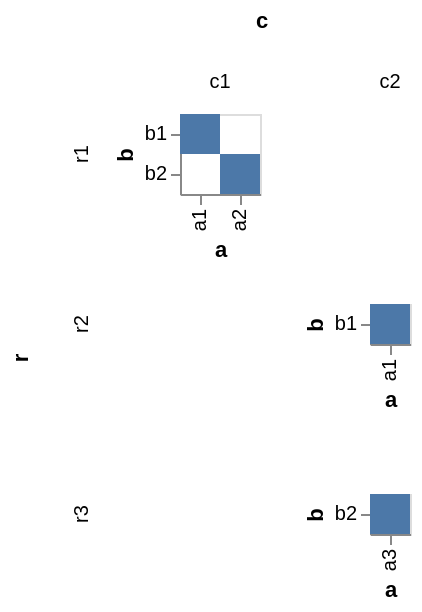

The Vega-Lite source for this figure:
### Vega specification from a JSON file in a GitHub repository (floating-point values rounded to 4 significant figures)
{"$schema": "https://vega.github.io/schema/vega/v5.json", "autosize": "pad", "padding": 5, "data": [{"name": "source_0", "values": [{"r": "r1", "c": "c1", "a": "a1", "b": "b1"}, {"r": "r1", "c": "c1", "a": "a2", "b": "b2"}, {"r": "r2", "c": "c2", "a": "a1", "b": "b1"}, {"r": "r3", "c": "c2", "a": "a3", "b": "b2"}]}, {"name": "cross_column_domain_row_domain", "source": "source_0", "transform": [{"type": "aggregate", "groupby": ["r", "c"], "fields": ["a", "b"], "ops": ["distinct", "distinct"]}]}, {"name": "column_domain", "source": "cross_column_domain_row_domain", "transform": [{"type": "aggregate", "groupby": ["c"], "fields": ["distinct_a"], "ops": ["max"], "as": ["distinct_a"]}]}, {"name": "row_domain", "source": "cross_column_domain_row_domain", "transform": [{"type": "aggregate", "groupby": ["r"], "fields": ["distinct_b"], "ops": ["max"], "as": ["distinct_b"]}]}], "signals": [{"name": "child_x_step", "value": 20}, {"name": "child_y_step", "value": 20}], "layout": {"padding": 20, "offset": {"rowTitle": 10, "columnTitle": 10}, "columns": {"signal": "length(data('column_domain'))"}, "bounds": "full", "align": "all"}, "marks": [{"name": "row-title", "type": "group", "role": "row-title", "title": {"text": "r", "orient": "left", "style": "guide-title", "offset": 10}}, {"name": "column-title", "type": "group", "role": "column-title", "title": {"text": "c", "style": "guide-title", "offset": 10}}, {"name": "row_header", "type": "group", "role": "row-header", "from": {"data": "row_domain"}, "sort": {"field": "datum[\"r\"]", "order": "ascending"}, "title": {"text": {"signal": "''+parent[\"r\"]"}, "orient": "left", "style": "guide-label", "frame": "group", "offset": 10}, "encode": {"update": {"height": {"signal": "bandspace(datum[\"distinct_b\"], 0, 0) * child_y_step"}}}}, {"name": "column_header", "type": "group", "role": "column-header", "from": {"data": "column_domain"}, "sort": {"field": "datum[\"c\"]", "order": "ascending"}, "title": {"text": {"signal": "''+parent[\"c\"]"}, "style": "guide-label", "frame": "group", "offset": 10}, "encode": {"update": {"width": {"signal": "bandspace(datum[\"distinct_a\"], 0, 0) * child_x_step"}}}}, {"name": "cell", "type": "group", "style": "cell", "from": {"facet": {"name": "facet", "data": "source_0", "groupby": ["r", "c"], "aggregate": {"cross": true, "fields": ["a", "b"], "ops": ["distinct", "distinct"], "as": ["distinct_a", "distinct_b"]}}}, "sort": {"field": ["datum[\"r\"]", "datum[\"c\"]"], "order": ["ascending", "ascending"]}, "encode": {"update": {"width": {"signal": "bandspace(datum[\"distinct_a\"], 0, 0) * child_x_step"}, "height": {"signal": "bandspace(datum[\"distinct_b\"], 0, 0) * child_y_step"}}}, "marks": [{"name": "child_marks", "type": "rect", "style": ["rect"], "from": {"data": "facet"}, "encode": {"update": {"fill": {"value": "#4c78a8"}, "x": {"scale": "child_x", "field": "a"}, "width": {"scale": "child_x", "band": true}, "y": {"scale": "child_y", "field": "b"}, "height": {"scale": "child_y", "band": true}}}}], "scales": [{"name": "child_x", "type": "band", "domain": {"data": "facet", "field": "a", "sort": true}, "range": {"step": {"signal": "child_x_step"}}, "paddingInner": 0, "paddingOuter": 0}, {"name": "child_y", "type": "band", "domain": {"data": "facet", "field": "b", "sort": true}, "range": {"step": {"signal": "child_y_step"}}, "paddingInner": 0, "paddingOuter": 0}], "axes": [{"scale": "child_x", "orient": "bottom", "grid": false, "title": "a", "labelAlign": "right", "labelAngle": 270, "labelBaseline": "middle", "zindex": 0}, {"scale": "child_y", "orient": "left", "grid": false, "title": "b", "zindex": 0}]}]}
